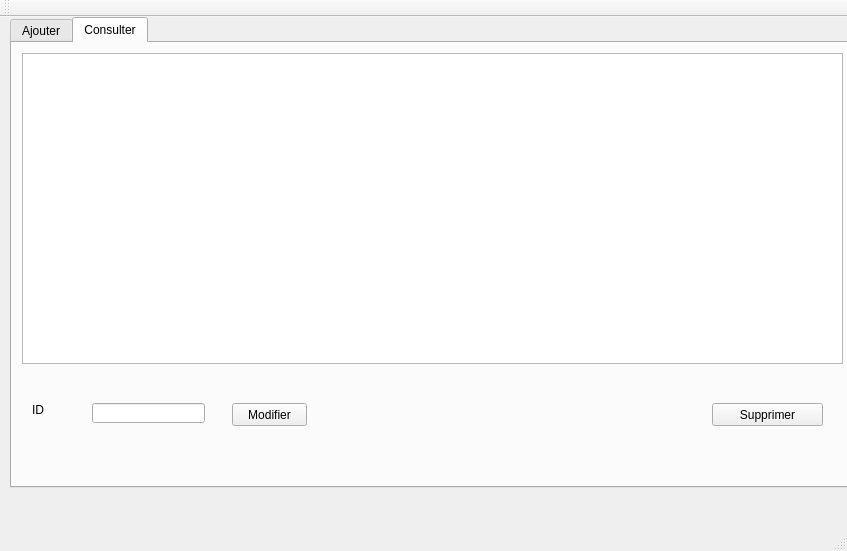
<?xml version="1.0" encoding="UTF-8"?>
<ui version="4.0">
 <class>MainWindow</class>
 <widget class="QMainWindow" name="MainWindow">
  <property name="geometry">
   <rect>
    <x>0</x>
    <y>0</y>
    <width>847</width>
    <height>551</height>
   </rect>
  </property>
  <property name="windowTitle">
   <string>Gestion des Clients</string>
  </property>
  <widget class="QWidget" name="centralWidget">
   <widget class="QTabWidget" name="tabWidget">
    <property name="geometry">
     <rect>
      <x>10</x>
      <y>0</y>
      <width>851</width>
      <height>471</height>
     </rect>
    </property>
    <property name="currentIndex">
     <number>1</number>
    </property>
    <widget class="QWidget" name="tab">
     <attribute name="title">
      <string>Ajouter</string>
     </attribute>
     <widget class="QGroupBox" name="groupBox">
      <property name="geometry">
       <rect>
        <x>0</x>
        <y>0</y>
        <width>631</width>
        <height>351</height>
       </rect>
      </property>
      <property name="title">
       <string>Gestion Client</string>
      </property>
      <widget class="QLabel" name="label_2">
       <property name="geometry">
        <rect>
         <x>10</x>
         <y>40</y>
         <width>111</width>
         <height>21</height>
        </rect>
       </property>
       <property name="text">
        <string>Nom Du Mr/Mme</string>
       </property>
      </widget>
      <widget class="QLabel" name="label_3">
       <property name="geometry">
        <rect>
         <x>10</x>
         <y>70</y>
         <width>131</width>
         <height>21</height>
        </rect>
       </property>
       <property name="text">
        <string>Num Du Client </string>
       </property>
      </widget>
      <widget class="QLineEdit" name="lineEdit_2">
       <property name="geometry">
        <rect>
         <x>140</x>
         <y>40</y>
         <width>181</width>
         <height>20</height>
        </rect>
       </property>
      </widget>
      <widget class="QLineEdit" name="lineEdit_3">
       <property name="geometry">
        <rect>
         <x>140</x>
         <y>70</y>
         <width>181</width>
         <height>20</height>
        </rect>
       </property>
      </widget>
      <widget class="QPushButton" name="pushButton">
       <property name="geometry">
        <rect>
         <x>424</x>
         <y>280</y>
         <width>191</width>
         <height>23</height>
        </rect>
       </property>
       <property name="text">
        <string>Ajouter</string>
       </property>
      </widget>
      <widget class="QLabel" name="label_4">
       <property name="geometry">
        <rect>
         <x>10</x>
         <y>100</y>
         <width>131</width>
         <height>21</height>
        </rect>
       </property>
       <property name="text">
        <string>Date De Transaction</string>
       </property>
      </widget>
      <widget class="QLineEdit" name="lineEdit_4">
       <property name="geometry">
        <rect>
         <x>140</x>
         <y>100</y>
         <width>181</width>
         <height>20</height>
        </rect>
       </property>
      </widget>
      <widget class="QLineEdit" name="lineEdit_5">
       <property name="geometry">
        <rect>
         <x>140</x>
         <y>140</y>
         <width>181</width>
         <height>20</height>
        </rect>
       </property>
      </widget>
      <widget class="QLabel" name="label_5">
       <property name="geometry">
        <rect>
         <x>10</x>
         <y>140</y>
         <width>131</width>
         <height>21</height>
        </rect>
       </property>
       <property name="text">
        <string>Prix Totale</string>
       </property>
      </widget>
      <widget class="QLabel" name="label_6">
       <property name="geometry">
        <rect>
         <x>10</x>
         <y>170</y>
         <width>131</width>
         <height>21</height>
        </rect>
       </property>
       <property name="text">
        <string>Adresse Du Mr/Mme </string>
       </property>
      </widget>
      <widget class="QLineEdit" name="lineEdit_6">
       <property name="geometry">
        <rect>
         <x>140</x>
         <y>170</y>
         <width>181</width>
         <height>20</height>
        </rect>
       </property>
      </widget>
      <widget class="QLabel" name="label_7">
       <property name="geometry">
        <rect>
         <x>10</x>
         <y>210</y>
         <width>131</width>
         <height>21</height>
        </rect>
       </property>
       <property name="text">
        <string>Id Utilisateur </string>
       </property>
      </widget>
      <widget class="QLineEdit" name="lineEdit_7">
       <property name="geometry">
        <rect>
         <x>140</x>
         <y>210</y>
         <width>181</width>
         <height>20</height>
        </rect>
       </property>
      </widget>
     </widget>
    </widget>
    <widget class="QWidget" name="tab_2">
     <attribute name="title">
      <string>Consulter</string>
     </attribute>
     <widget class="QTableView" name="tableView">
      <property name="geometry">
       <rect>
        <x>10</x>
        <y>10</y>
        <width>821</width>
        <height>311</height>
       </rect>
      </property>
     </widget>
     <widget class="QLabel" name="label_13">
      <property name="geometry">
       <rect>
        <x>20</x>
        <y>360</y>
        <width>47</width>
        <height>14</height>
       </rect>
      </property>
      <property name="text">
       <string>ID</string>
      </property>
     </widget>
     <widget class="QLineEdit" name="textDelete">
      <property name="geometry">
       <rect>
        <x>80</x>
        <y>360</y>
        <width>113</width>
        <height>20</height>
       </rect>
      </property>
     </widget>
     <widget class="QPushButton" name="pushButton_4">
      <property name="geometry">
       <rect>
        <x>700</x>
        <y>360</y>
        <width>111</width>
        <height>23</height>
       </rect>
      </property>
      <property name="text">
       <string>Supprimer</string>
      </property>
     </widget>
     <widget class="QPushButton" name="pushButton_5">
      <property name="geometry">
       <rect>
        <x>220</x>
        <y>360</y>
        <width>75</width>
        <height>23</height>
       </rect>
      </property>
      <property name="text">
       <string>Modifier</string>
      </property>
     </widget>
    </widget>
   </widget>
  </widget>
  <widget class="QMenuBar" name="menuBar">
   <property name="geometry">
    <rect>
     <x>0</x>
     <y>0</y>
     <width>847</width>
     <height>21</height>
    </rect>
   </property>
  </widget>
  <widget class="QToolBar" name="mainToolBar">
   <attribute name="toolBarArea">
    <enum>TopToolBarArea</enum>
   </attribute>
   <attribute name="toolBarBreak">
    <bool>false</bool>
   </attribute>
  </widget>
  <widget class="QStatusBar" name="statusBar"/>
 </widget>
 <layoutdefault spacing="6" margin="11"/>
 <resources/>
 <connections/>
</ui>
